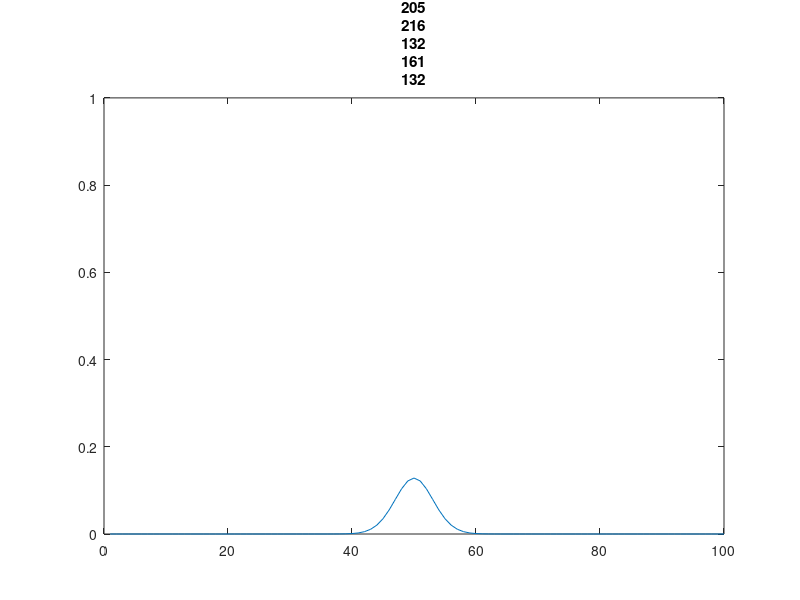

Here is the MATLAB script that generated this plot:
clear; clc

D = 0.1;
dt = 0.5;
h = 1;

alpha = D*dt/h^2;
beta = -alpha; % A & C
gamma = 1 + 2*alpha; % B

n = 100;
u = zeros(n, 1);
u(50) = 1;

A = zeros(n, n);
A(1, 1) = gamma;
A(1, 2) = beta;
A(end, end-1) = beta;
A(end, end) = gamma;

for i = 2:n-1
    A(i, i) = gamma;
    A(i, i-1) = beta;
    A(i, i+1) = beta;
end

A = sparse(A);

for it = 1:n
    u = A\u;
    plot(u);
    title("it = " + it);
    axis([0 100 0 1])
    pause(0.1)
end